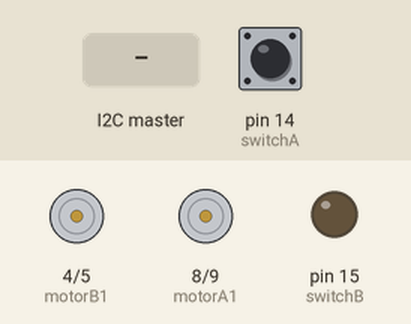
Recording of a sketch running on a simulated Arduino Uno, built with avr-gcc and run on an emulated ATmega328P. On the bench: motor-driver pin pairs drawn as motors (green arrow = first pin HIGH = forward, orange = second pin HIGH = backward, longer = more drive), output pins drawn as LEDs (lit = HIGH). The inputs (shaded band) are chosen by the test bench; at power-on: pin 14 (switchA) HIGH.

Above: at 3.9 s.
4.0 s: the I2C master sends the byte 2
At 4.3 s:
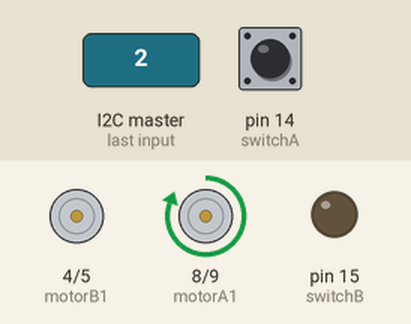
7.0 s: the I2C master sends the byte 1
At 7.7 s:
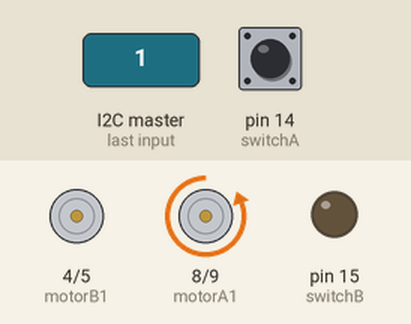
Timing chart, 0 to 10.3 s (numbered marks = the images above; inputs shaded):
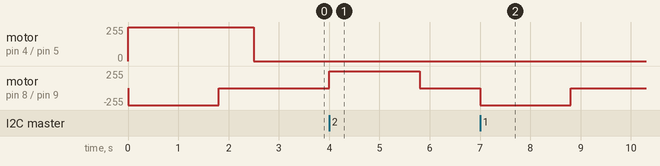

Measured:
- after the input at 4.0 s, motor on pin 8 (motorA1) / pin 9 (motorA2): stopped → forward 255/255 at once, → stopped 1.8 s later
- after the input at 7.0 s, motor on pin 8 (motorA1) / pin 9 (motorA2): stopped → backward 255/255 at once, → stopped 1.8 s later

The sketch:

ROB_motor_driver_i2c.ino
```cpp
/*  ================================================================================
    i2c control for ROBs 'body and hands' motors - daftmike 2018

    ================================================================================
*/

#include <avr/wdt.h>
#include <Wire.h>

#define SLAVE_ADDRESS 0x04

// Constants
const int switchA = 14;           // Limit switch (blue, green)
const int switchB = 15;
const int motorA1 = 8;            // Hands motor (red, brown)
const int motorA2 = 9;
const int motorB1 = 4;            // Body motor (orange, yellow)
const int motorB2 = 5;

const long maxHandsTime = 1800;   // max time to keep the hands motor running
const long maxBodyTime = 2500;    // max time to keep the body motor running

// Variables
bool handsStatus = 0;           // 1 = open, 0 = closed
bool bodyState = 0;             // current state of the body switch
bool lastBodyState = 0;         // previous state of the body switch
bool startupFinished = 0;       // keep track of the startup status
int bodyPosition = 0;           // 0 = bottom, 5 = top
int prevBodyPosition = 0;       // keep track of the body position
unsigned long handsTime;        // used to check how long since the hands started opening
unsigned long prevHandsTime;    // used to check how long since the hands started opening
unsigned long bodyTime;         // used to check how long the body motors have been running
unsigned long prevBodyTime;     // used to check how long the body motors have been running
int robMsg = 0;
int robStatus;


void setup() {

  MCUSR = 0;  // clear out any flags of prior resets.

  //Serial.begin(9600);

  // initialize i2c as slave
  Wire.begin(SLAVE_ADDRESS);

  // define callbacks for i2c communication
  Wire.onReceive(receiveData);
  Wire.onRequest(sendData);

  // setup the switch
  pinMode(switchA, INPUT_PULLUP);
  pinMode(switchB, OUTPUT);
  digitalWrite(switchB, LOW);

  // setup the motor outputs
  pinMode(motorA1, OUTPUT);
  pinMode(motorA2, OUTPUT);
  pinMode(motorB1, OUTPUT);
  pinMode(motorB2, OUTPUT);


  // start the body motors moving up
  digitalWrite(motorB1, HIGH);
  digitalWrite(motorB2, LOW);

  // open the hands
  digitalWrite(motorA1, LOW);
  digitalWrite(motorA2, HIGH);
  // save the time since we started to open the hands
  handsTime = millis();

}

void loop() {

  startupPosition();

  if (robMsg == 1) {
    openHands();
  }
  else if (robMsg == 2) {
    closeHands();
  }

  else if (robMsg == 3) {
    if (bodyPosition < 5) {
      bodyTime = millis();
      prevBodyPosition = bodyPosition;
      do {
        moveBodyUp();
      } while (prevBodyPosition == bodyPosition);
    }
  }
  else if (robMsg == 4) {
    if (bodyPosition > 0) {
      bodyTime = millis();
      prevBodyPosition = bodyPosition;
      do {
        moveBodyDown();
      } while (prevBodyPosition == bodyPosition);
    }
  }
  else if (robMsg == 5) {
    wdt_enable(WDTO_15MS);
    for (;;) {
    }
  }

  robMsg = 0;
  robStatus = bodyPosition;
  if (handsStatus) {
    robStatus += 10;
  }


}


void openHands() {
  if (!handsStatus) {
    // open the hands
    digitalWrite(motorA1, LOW);
    digitalWrite(motorA2, HIGH);

    delay(maxHandsTime);

    // stop the motors
    digitalWrite(motorA1, LOW);
    digitalWrite(motorA2, LOW);

    // update the handStatus
    handsStatus = 1;
  }
}


void closeHands() {
  if (handsStatus) {
    // close the hands
    digitalWrite(motorA1, HIGH);
    digitalWrite(motorA2, LOW);

    delay(maxHandsTime);

    // stop the motors
    digitalWrite(motorA1, LOW);
    digitalWrite(motorA2, LOW);

    // update the handStatus
    handsStatus = 0;
  }
}

void startupPosition() {
  if (!startupFinished) {

    // check if the hand motors have been running longer than the maximum allowed time
    if (millis() - handsTime > maxHandsTime) {
      // stop the motors
      digitalWrite(motorA1, LOW);
      digitalWrite(motorA2, LOW);
      // update the handStatus
      handsStatus = 1;
    }

    // check if we've reached a notch (limit switch falling edge)
    bodyState = digitalRead(switchA);
    if (bodyState != lastBodyState) {
      if (bodyState == LOW) {
        bodyTime = millis();
      }
      delay(50);
    }
    lastBodyState = bodyState;

    //Serial.print("elasped time: "); Serial.print(millis());
    //Serial.print(" | time since last notch: "); Serial.println(millis() - bodyTime);

    if ((millis() - bodyTime > maxBodyTime) || (millis() > 12000)) {
      startupFinished = 1;
      bodyPosition = 5;
      prevBodyPosition = bodyPosition;

    }

  }
  else {
    stopBody();
  }
}

void moveBodyUp() {
  // start the body motors moving up
  digitalWrite(motorB1, HIGH);
  digitalWrite(motorB2, LOW);

  // check if the body motors have been running longer than the maximum allowed time
  if (millis() - bodyTime > maxBodyTime) {
    // stop the motors
    digitalWrite(motorB1, LOW);
    digitalWrite(motorB2, LOW);
    bodyPosition++;
  }

  // check if we've reached a notch (limit switch falling edge)
  bodyState = digitalRead(switchA);
  delay(50);
  if (bodyState != lastBodyState) {
    if (bodyState == LOW) {
      bodyPosition++;
      stopBody();
    }
    //delay(50);
  }
  lastBodyState = bodyState;

  //Serial.print("limit switch: "); Serial.print(bodyState);
  //Serial.print(" | body position: "); Serial.println(bodyPosition);
}

void moveBodyDown() {
  // start the body motors moving down
  digitalWrite(motorB1, LOW);
  digitalWrite(motorB2, HIGH);

  // check if the body motors have been running longer than the maximum allowed time
  if (millis() - bodyTime > maxBodyTime) {
    // stop the motors
    digitalWrite(motorB1, LOW);
    digitalWrite(motorB2, LOW);
    bodyPosition--;
  }

  // check if we've reached a notch (limit switch falling edge)
  bodyState = digitalRead(switchA);
  delay(50);
  if (bodyState != lastBodyState) {
    if (bodyState == LOW) {
      bodyPosition--;
      stopBody();
    }
    //delay(50);
  }
  lastBodyState = bodyState;

  //Serial.print("limit switch: "); Serial.print(bodyState);
  //Serial.print(" | body position: "); Serial.println(bodyPosition);
}

void stopBody() {
  digitalWrite(motorB1, LOW);
  digitalWrite(motorB2, LOW);
}


// callback for received data
void receiveData(int byteCount) {
  robMsg = Wire.read();
}

// callback for sending data
void sendData() {
  Wire.write(robStatus);
}
```
